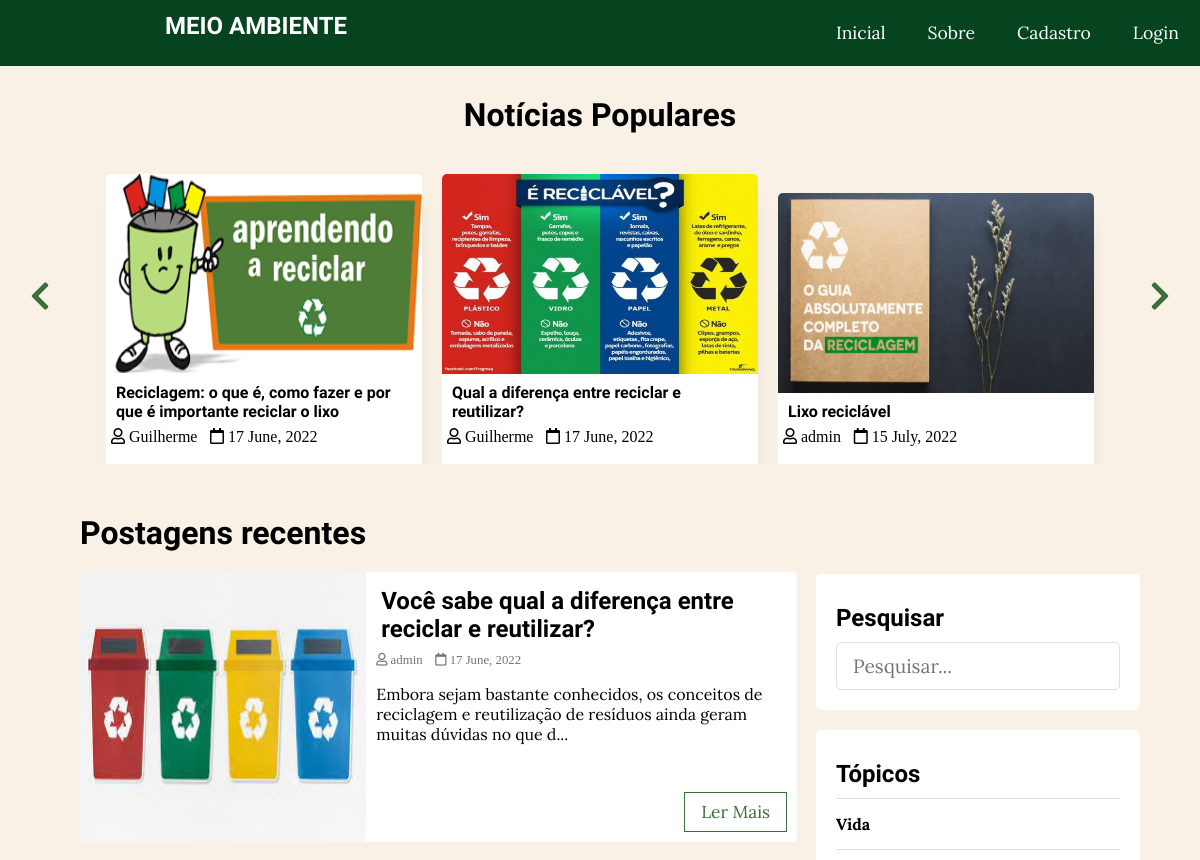
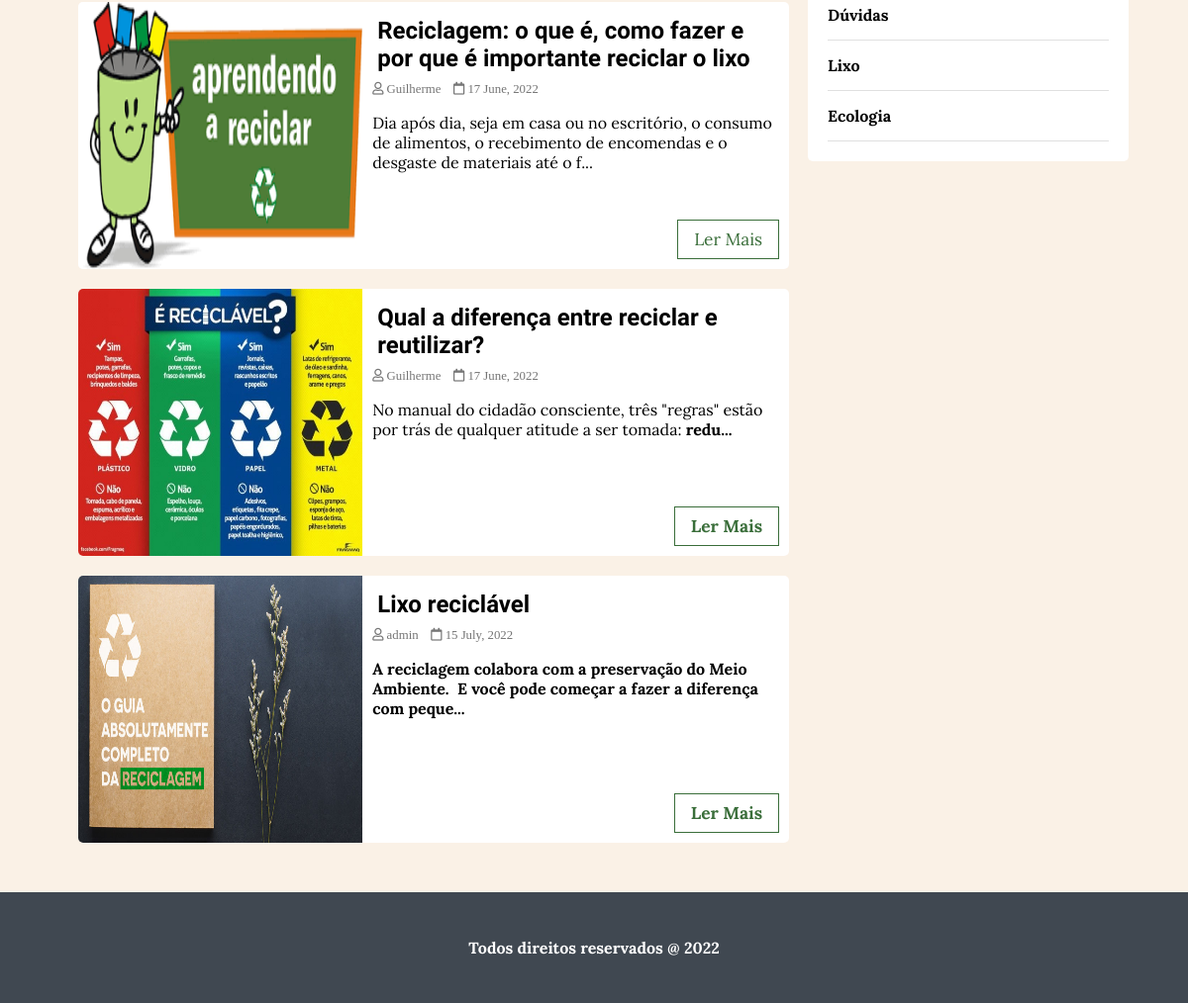
Screenshot of /MeioAmbiente/index.php with the database file from the repository (2 pictures, top to bottom).
### tables this page shows
CREATE TABLE `posts` (
  `id` int(11) NOT NULL,
  `user_id` int(11) NOT NULL,
  `topic_id` int(11) DEFAULT NULL,
  `title` varchar(255) NOT NULL,
  `image` varchar(255) NOT NULL,
  `body` text NOT NULL,
  `published` tinyint(4) NOT NULL,
  `created_at` datetime NOT NULL DEFAULT current_timestamp()
);

CREATE TABLE `users` (
  `id` int(11) NOT NULL,
  `admin` tinyint(4) NOT NULL,
  `username` varchar(255) NOT NULL,
  `email` varchar(255) NOT NULL,
  `password` varchar(255) NOT NULL,
  `created_at` timestamp NOT NULL DEFAULT current_timestamp()
);

CREATE TABLE `topics` (
  `id` int(11) NOT NULL,
  `name` varchar(100) NOT NULL,
  `description` text NOT NULL
);

### MeioAmbiente/app/database/db.php (called while the page is built, shortened)
<?php
require('connect.php');
function executeQuery($sql, $data)
{
    global $conn;
    $stmt = $conn->prepare($sql);
    $values = array_values($data);
    $types = str_repeat('s', count($values));
    $stmt->bind_param($types, ...$values);
    $stmt->execute();
    return $stmt;
}
function selectAll($table, $conditions = [])
{
    global $conn;
    $sql = "SELECT * FROM $table";
    if (empty($conditions)) {
        $stmt = $conn->prepare($sql);
        $stmt->execute();
        $records = $stmt->get_result()->fetch_all(MYSQLI_ASSOC);
        return $records;
    }
}
function getPublishedPosts()
{
    $sql = "SELECT p.*, u.username FROM posts AS p JOIN users AS u ON p.user_id=u.id WHERE p.published=?";
    $stmt = executeQuery($sql, ['published' => 1]);
    $records = $stmt->get_result()->fetch_all(MYSQLI_ASSOC);
    return $records;
}

### MeioAmbiente/app/controllers/topics.php (called while the page is built, shortened)
<?php
include(ROOT_PATH . "/app/database/db.php");
$table = 'topics';
$topics = selectAll($table);

### MeioAmbiente/index.php (the view, shortened to what this page needs)
<?php
include(ROOT_PATH . "/app/controllers/topics.php");
$posts = array();
$postsTitle = 'Postagens recentes';
if (isset($_GET['t_id'])) {
  $posts = getPostsByTopicId($_GET['t_id']);
  $postsTitle = "Postagens com o tópico '" . $_GET['name'] . " '";
} else if (isset($_POST['search-term'])) {
  $postsTitle = "Você pesquisou por '" . $_POST['search-term'] . "'";
  $posts = searchPosts($_POST['search-term']);
} else {
  $posts = getPublishedPosts();
}
?>
<!DOCTYPE html>
<html lang="pt-br">
<head>
  <link rel="stylesheet" href="https://use.fontawesome.com/releases/v5.7.2/css/all.css">
  <link rel="stylesheet" href="assets/css/style.css">
</head>
<body>
  <?php include(ROOT_PATH . "/app/includes/header.php"); ?>
  <div class="page-wrapper">
    <?php if (!isset($_GET['t_id']) && !isset($_POST['search-term'])) : ?>
      <div class="post-slider">
        <h1 class="slider-title">Notícias Populares</h1>
        <i class="fas fa-chevron-left prev"></i>
        <i class="fas fa-chevron-right next"></i>
        <div class="post-wrapper">
          <?php foreach ($posts as $post) : ?>
            <div class="post">
              <img src="<?php echo BASE_URL . '/assets/images/' . $post['image']; ?>" alt="" class="slider-image">
              <div class="post-info">
                <h4><a href="single.php?id=<?php echo $post['id']; ?>"><?php echo $post['title']; ?></a></h4>
                <i class="far fa-user"> <?php echo $post['username']; ?></i>
                <i class="far fa-calendar"> <?php echo date('j F, Y', strtotime($post['created_at'])); ?></i>
              </div>
            </div>
          <?php endforeach; ?>
        </div>
      </div>
    <?php endif; ?>
    <div class="content clearfix">
      <div class="main-content">
        <h1 class="recent-post-title"><?php echo $postsTitle ?></h1>
        <?php foreach ($posts as $post) : ?>
          <div class="post clearfix">
            <img src="<?php echo BASE_URL . '/assets/images/' . $post['image']; ?>" alt="" class="post-image">
            <div class="post-preview">
              <h2><a href="single.php?id=<?php echo $post['id']; ?>"><?php echo $post['title']; ?></a></h2>
              <i class="far fa-user"> <?php echo $post['username']; ?></i>
              <i class="far fa-calendar"> <?php echo date('j F, Y', strtotime($post['created_at'])); ?></i>
              <p class="preview-text">
                <?php echo html_entity_decode(substr($post['body'], 0, 160) . '...'); ?>
              </p>
              <a href="single.php?id=<?php echo $post['id']; ?>" class="btn read-more">Ler Mais</a>
            </div>
          </div>
        <?php endforeach; ?>
      </div>
      <div class="sidebar">
        <div class="section search">
          <h2 class="section-title">Pesquisar</h2>
          <form action="index.php" method="post">
            <input type="text" name="search-term" class="text-input" placeholder="Pesquisar...">
          </form>
        </div>
        <div class="section topics">
          <h2 class="section-title">Tópicos</h2>
          <ul>
            <?php foreach ($topics as $topic) : ?>
              <li><a href="<?php echo BASE_URL . '/index.php?t_id=' . $topic['id'] . '&name=' . $topic['name'] ?>"><?php echo $topic['name']; ?></a></li>
            <?php endforeach; ?>
          </ul>
        </div>
      </div>
    </div>
  </div>
  <?php include(ROOT_PATH . "/app/includes/footer.php"); ?>
</body>
</html>

### MeioAmbiente/app/includes/header.php (shortened to what this page needs)
<header>
  <a href="<?php echo BASE_URL . '/index.php' ?>" class="logo">
    <h1 class="logo-text">Meio Ambiente</h1>
  </a>
  <ul class="nav">
    <li><a href="<?php echo BASE_URL . '/index.php' ?>">Inicial</a></li>
    <li><a href="<?php echo BASE_URL . '/sobre.php' ?>">Sobre</a></li>
    <?php if (isset($_SESSION['id'])) : ?>
      <li>
        <a href="#">
          <i class="fa fa-user"></i>
          <?php echo $_SESSION['username']; ?>
          <i class="fa fa-chevron-down" style="font-size: .8em;"></i>
        </a>
        <ul>
          <?php if ($_SESSION['admin']) : ?>
            <li><a href="<?php echo BASE_URL . '/admin/dashboard.php' ?>">Gerenciar</a></li>
          <?php endif; ?>
          <li><a href="<?php echo BASE_URL . '/logout.php' ?>" class="logout">Sair</a></li>
        </ul>
      </li>
    <?php else : ?>
      <li><a href="<?php echo BASE_URL . '/register.php' ?>">Cadastro</a></li>
      <li><a href="<?php echo BASE_URL . '/login.php' ?>">Login</a></li>
    <?php endif; ?>
  </ul>
</header>

### MeioAmbiente/app/includes/footer.php (shortened to what this page needs)
<div class="footer">
  <p>Todos direitos reservados @ 2022</p>
</div>

### MeioAmbiente/assets/css/style.css (style rules this page uses)
* { box-sizing: border-box; }
html, body { padding: 0px; margin: 0px; background: #FAF1E6; font-family: "Lora", serif; }
h1, h2, h3, h4, h5, h6 { font-family: "Candal", serif; color: #000000; margin: 5px; }
a { text-decoration: none; color: inherit; }
.clearfix::after { content: ""; display: block; clear: both; }
.btn { padding: 0.5rem 1rem; background: #064420; color: white; border: 1px solid transparent; border-radius: 0.25rem; font-size: 1.08em; font-family: "Lora", serif; }
.text-input { padding: 0.7rem 1rem; display: block; width: 100%; border-radius: 5px; border: 1px solid #e0e0e0; outline: none; color: #444; line-height: 1.5rem; font-size: 1.2em; font-family: "Lora", serif; }
header { background: #064420; height: 66px; }
header * { color: white; }
header .logo { float: left; height: inherit; margin-left: 10em; text-transform: uppercase; }
header .logo-text { margin-top: 12px; font-family: "Candal", serif; font-size: 24px; align-items: center; justify-content: center; }
header ul { float: right; margin: 0px; padding: 0px; list-style: none; }
header ul li { float: left; position: relative; }
header ul li a { display: block; padding: 21px; font-size: 1.1em; text-decoration: none; }
.page-wrapper { min-height: 100%; }
.post-slider { position: relative; }
.post-slider .slider-title { text-align: center; margin: 30px auto; }
.post-slider .next { position: absolute; top: 50%; right: 30px; font-size: 2em; color: #3a6e3a; cursor: pointer; }
.post-slider .prev { position: absolute; top: 50%; left: 30px; font-size: 2em; color: #3a6e3a; cursor: pointer; }
.post-slider .post-wrapper { width: 84%; height: 300px; margin: 0px auto; overflow: hidden; padding: 10px 0px 10px 0px; }
.post-slider .post-wrapper .post { width: 300px; height: 300px; margin: 0px 10px; display: inline-block; background: white; border-radius: 5px; box-shadow: 1rem 1rem 1rem -1rem #a0a0a033; }
.post-slider .post-wrapper .post .post-info { height: 130px; padding: 0px 5px; }
.post-slider .post-wrapper .post .slider-image { width: 100%; height: 200px; border-top-left-radius: 5px; border-top-right-radius: 5px; }
.content { width: 90%; margin: 30px auto 30px; }
.content .main-content { width: 70%; float: left; }
.content .main-content .post { width: 95%; height: 270px; margin: 20px auto; border-radius: 5px; background: white; position: relative; }
.content .main-content .post .post-preview i { color: #757575; font-size: 0.8em; }
.content .main-content .post .preview-text { line-height: 1.5em; font-size: 1.03em; color: rgb(144, 144, 144); }
.content .main-content .post .read-more { position: absolute; bottom: 10px; right: 10px; border: 1px solid #3a6e3a; background: transparent; border-radius: 0px; color: #3a6e3a !important; }
.content .main-content .post .post-image { width: 40%; height: 100%; float: left; border-top-left-radius: 5px; border-bottom-left-radius: 5px; }
.content .main-content .post .post-preview { width: 60%; padding: 10px; float: right; }
.content .main-content .recent-post-title { margin: 20px; }
.content .sidebar { width: 30%; float: left; }
.content .sidebar .section { background: white; padding: 20px; border-radius: 5px; margin-bottom: 20px; }
.content .sidebar .section .section-title { margin: 10px 0px 10px 0px; }
.content .sidebar .section.search { margin-top: 80px; }
.content .sidebar .section.topics ul { margin: 0px; padding: 0px; list-style: none; border-top: 1px solid #e0e0e0; }
.content .sidebar .section.topics ul li a { display: block; padding: 15px 0px 15px 0px; border-bottom: 1px solid #e0e0e0; transition: all 0.3s; }
.footer { left: 0; bottom: 0; width: 100%; background-color: rgb(64, 72, 81); color: white; text-align: center; padding: 30px; }

### rows the page displays
posts: image (picture), title "Reciclagem: o que é, como fazer e por que é importante reciclar o lixo", user.username "Guilherme", created_at "17 June, 2022", body "Dia após dia, seja em casa ou no escritório, o consumo de alimentos, o recebimento de encomendas e o desgaste de materiais até o f..."
posts: image (picture), title "Qual a diferença entre reciclar e reutilizar?", user.username "Guilherme", created_at "17 June, 2022", body "No manual do cidadão consciente, três \"regras\" estão por trás de qualquer atitude a ser tomada: redu..."
posts: image (picture), title "Lixo reciclável", user.username "admin", created_at "15 July, 2022", body "A reciclagem colabora com a preservação do Meio Ambiente. E você pode começar a fazer a diferença com peque..."
posts: image (picture), title "Você sabe qual a diferença entre reciclar e reutilizar?", user.username "admin", created_at "17 June, 2022", body "Embora sejam bastante conhecidos, os conceitos de reciclagem e reutilização de resíduos ainda geram muitas dúvidas no que d..."
topics: name "Vida"
topics: name "Dúvidas"
topics: name "Lixo"
topics: name "Ecologia"

### other values shown
$postsTitle "Postagens recentes"
